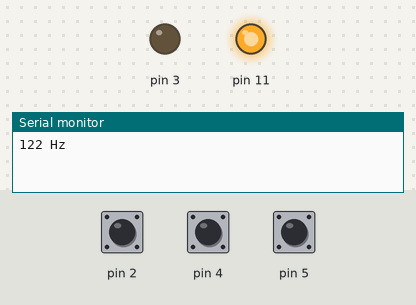
Bench run of a sketch on a simulated Arduino Uno, built with avr-gcc and run on an emulated ATmega328P. On the bench: output pins drawn as LEDs (lit = HIGH), the last lines printed to the serial monitor. The test bench sets the inputs (shaded band); at power-on: pin 4 HIGH, pin 5 HIGH, pin 2 HIGH. EEPROM starts erased.

Above: at 1.2 s.
1.3 s: pin 4 pulled LOW for 1 s
At 2.6 s:
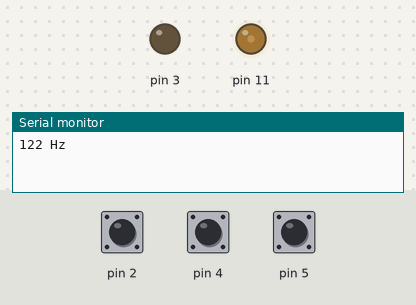
3.8 s: pin 5 pulled LOW for 1 s
At 5.2 s:
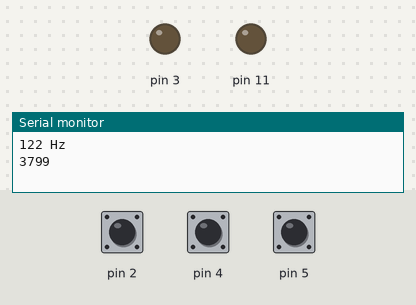
6.3 s: pin 5 pulled LOW for 3.2 s
At 7.1 s:
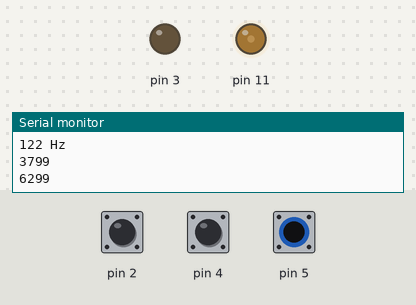
11.0 s: pin 2 pulled LOW for 0.15 s
At 12.3 s:
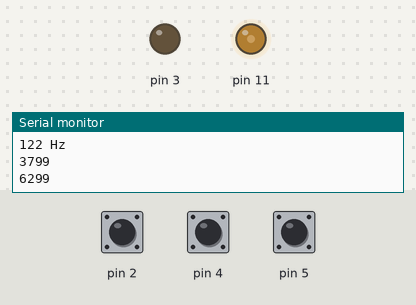
12.6 s: pin 2 pulled LOW for 1 s
At 12.76 s:
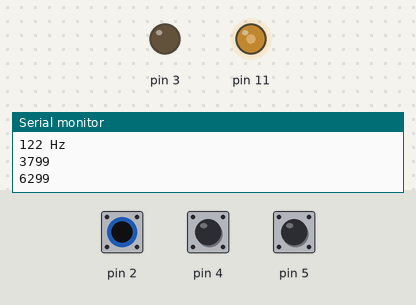
15.1 s: pin 4 pulled LOW for 0.15 s
At 16.6 s:
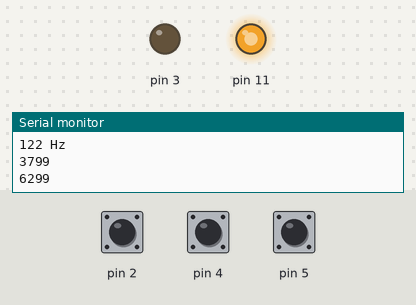
Timing chart, 0 to 17.7 s (numbered marks = the images above; inputs shaded):
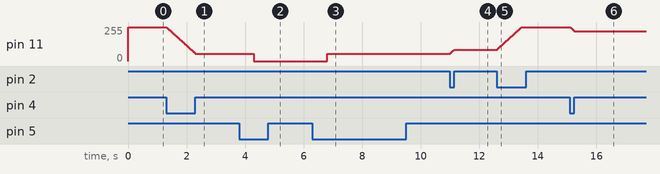

The sketch:

BikeLight.ino
```cpp
#include <EEPROM.h>

#define plusButton digitalRead(2)
#define minusButton digitalRead(4)
#define powerButton digitalRead(5)

int brightness=127;
bool power;
bool highBeam=false;
bool powerPressed;
bool powerLockout;
long time,eepromTime=0;
uint32_t counter;
byte divisor = 6;

void setup()
{

	Serial.begin(9600);

	for (int i = 2; i < 6; i++)
		pinMode(i, INPUT_PULLUP);

	pinMode(3, OUTPUT);
	digitalWrite(3, LOW);
	pinMode(11, OUTPUT);

	TCCR2B = TCCR2B & 0b11111000 | divisor;  // for pin 11
	//TCCR0B = TCCR0B & 0b11111000 | divisor; // for pin 5&6

	int freq = 31250;

	switch (divisor) {
	case 1: freq /= 1; break;
	case 2: freq /= 8; break;
	case 3: freq /= 32; break;
	case 4: freq /= 64; break;
	case 5: freq /= 128; break;
	case 6: freq /= 256; break;
	case 7: freq /= 1024; break;
	}

	Serial.print(freq);
	Serial.println(" Hz");

	power = EEPROM.read(0);
	brightness = EEPROM.read(1);
}

void loop() {
	if (plusButton == false) {
		brightness++;
		delay(5);
	}
	if (minusButton == false) {
		brightness--;
		delay(5);
	}
	if (brightness > 255)
		brightness = 255;
	if (brightness<1)
		brightness = 1;

	time = millis();
	if (powerButton)
		powerLockout = false;
	while (!powerButton && !powerLockout) {
		powerPressed = true;
		if (millis() > time+500) {
			Serial.println(time);
			power = !power;
			time = millis();
			powerPressed = false;
			powerLockout = true;
			//break;
		}
	}
	if (powerPressed)
		highBeam = !highBeam;
	powerPressed = false;

	if (power) {
		if (highBeam)
			analogWrite(11, 255);
		else
			analogWrite(11, brightness);
	}
	else
		analogWrite(11, 0);

	if (millis() > eepromTime + 1000) {
		EEPROM.update(0, power);
		EEPROM.update(1, brightness);
		eepromTime = millis();
	}

}
```

Measured:
- after the input at 1.3 s, pin 11: moves from 255/255 to 56/255 over 1.0 s, starting at once
- after the input at 3.8 s, pin 11: 56/255 → 0/255 after 0.50 s
- after the input at 6.3 s, pin 11: 0/255 → 56/255 after 0.50 s
- after the input at 11.0 s, pin 11: moves from 56/255 to 86/255 over 0.15 s, starting at once
- after the input at 12.6 s, pin 11: moves from 86/255 to 255/255 over 0.84 s, starting at once
- after the input at 15.1 s, pin 11: moves from 255/255 to 225/255 over 0.15 s, starting at once
